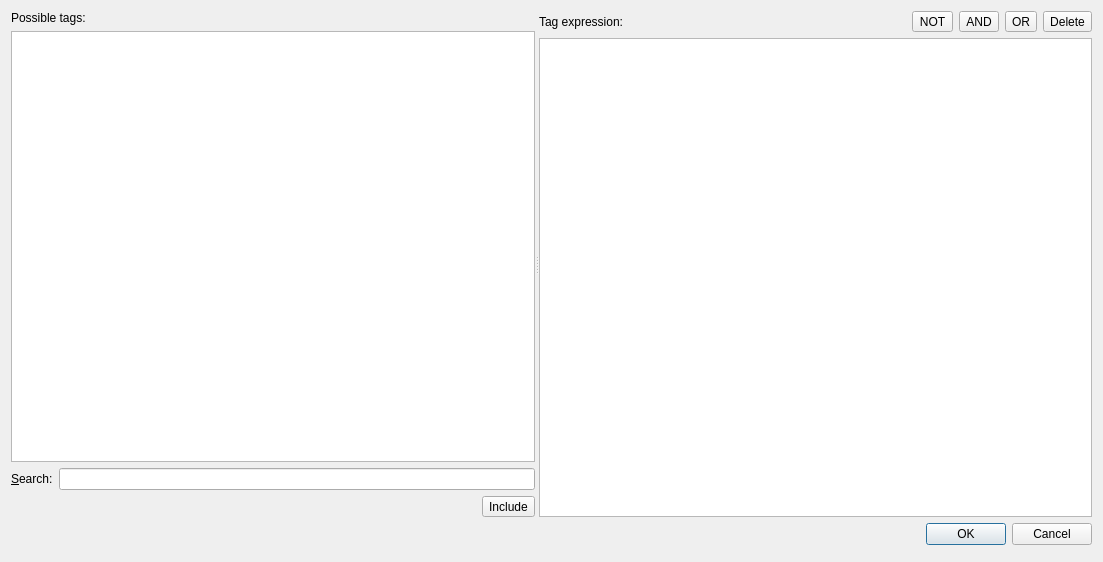
<?xml version="1.0" encoding="UTF-8"?>
<ui version="4.0">
 <class>TagDialog</class>
 <widget class="QDialog" name="TagDialog">
  <property name="geometry">
   <rect>
    <x>0</x>
    <y>0</y>
    <width>1103</width>
    <height>562</height>
   </rect>
  </property>
  <property name="windowTitle">
   <string>Tag filter</string>
  </property>
  <layout class="QVBoxLayout" name="verticalLayout_2">
   <item>
    <widget class="QSplitter" name="splitter">
     <property name="orientation">
      <enum>Qt::Horizontal</enum>
     </property>
     <widget class="QWidget" name="layoutWidget">
      <layout class="QVBoxLayout" name="verticalLayout">
       <item>
        <widget class="QLabel" name="label_4">
         <property name="text">
          <string>Possible tags:</string>
         </property>
        </widget>
       </item>
       <item>
        <widget class="QListWidget" name="possibleTagsWidget">
         <property name="dragEnabled">
          <bool>true</bool>
         </property>
         <property name="dragDropMode">
          <enum>QAbstractItemView::DragOnly</enum>
         </property>
         <property name="selectionMode">
          <enum>QAbstractItemView::ExtendedSelection</enum>
         </property>
        </widget>
       </item>
       <item>
        <layout class="QHBoxLayout" name="horizontalLayout_2">
         <item>
          <widget class="QLabel" name="label_3">
           <property name="text">
            <string>&amp;Search:</string>
           </property>
           <property name="buddy">
            <cstring>searchLineEdit</cstring>
           </property>
          </widget>
         </item>
         <item>
          <widget class="QLineEdit" name="searchLineEdit">
           <property name="clearButtonEnabled">
            <bool>true</bool>
           </property>
          </widget>
         </item>
        </layout>
       </item>
       <item>
        <layout class="QHBoxLayout" name="horizontalLayout">
         <item>
          <spacer name="horizontalSpacer">
           <property name="orientation">
            <enum>Qt::Horizontal</enum>
           </property>
           <property name="sizeHint" stdset="0">
            <size>
             <width>40</width>
             <height>20</height>
            </size>
           </property>
          </spacer>
         </item>
         <item>
          <widget class="QToolButton" name="includeButton">
           <property name="text">
            <string>Include</string>
           </property>
           <property name="icon">
            <iconset theme="list-add">
             <normaloff>.</normaloff>.</iconset>
           </property>
           <property name="toolButtonStyle">
            <enum>Qt::ToolButtonFollowStyle</enum>
           </property>
          </widget>
         </item>
        </layout>
       </item>
      </layout>
     </widget>
     <widget class="QWidget" name="layoutWidget">
      <layout class="QGridLayout" name="gridLayout">
       <item row="0" column="0">
        <widget class="QLabel" name="label">
         <property name="text">
          <string>Tag expression:</string>
         </property>
        </widget>
       </item>
       <item row="0" column="4">
        <widget class="QToolButton" name="removeButton">
         <property name="text">
          <string>Delete</string>
         </property>
         <property name="icon">
          <iconset theme="edit-delete">
           <normaloff>.</normaloff>.</iconset>
         </property>
         <property name="toolButtonStyle">
          <enum>Qt::ToolButtonFollowStyle</enum>
         </property>
        </widget>
       </item>
       <item row="0" column="2">
        <widget class="QToolButton" name="andButton">
         <property name="text">
          <string>AND</string>
         </property>
        </widget>
       </item>
       <item row="1" column="0" colspan="5">
        <widget class="QTreeView" name="expressionTree">
         <property name="acceptDrops">
          <bool>true</bool>
         </property>
         <property name="editTriggers">
          <set>QAbstractItemView::NoEditTriggers</set>
         </property>
         <property name="dragEnabled">
          <bool>true</bool>
         </property>
         <property name="dragDropMode">
          <enum>QAbstractItemView::DragDrop</enum>
         </property>
         <property name="defaultDropAction">
          <enum>Qt::MoveAction</enum>
         </property>
         <property name="selectionMode">
          <enum>QAbstractItemView::ExtendedSelection</enum>
         </property>
         <property name="rootIsDecorated">
          <bool>false</bool>
         </property>
        </widget>
       </item>
       <item row="0" column="3">
        <widget class="QToolButton" name="orButton">
         <property name="text">
          <string>OR</string>
         </property>
        </widget>
       </item>
       <item row="0" column="1">
        <widget class="QToolButton" name="negateButton">
         <property name="text">
          <string>NOT</string>
         </property>
        </widget>
       </item>
      </layout>
     </widget>
    </widget>
   </item>
   <item>
    <widget class="QDialogButtonBox" name="buttonBox">
     <property name="orientation">
      <enum>Qt::Horizontal</enum>
     </property>
     <property name="standardButtons">
      <set>QDialogButtonBox::Cancel|QDialogButtonBox::Ok</set>
     </property>
    </widget>
   </item>
   <item>
    <widget class="TimeStatusBar" name="statusBar" native="true">
     <property name="sizePolicy">
      <sizepolicy hsizetype="Preferred" vsizetype="Maximum">
       <horstretch>0</horstretch>
       <verstretch>0</verstretch>
      </sizepolicy>
     </property>
    </widget>
   </item>
  </layout>
 </widget>
 <customwidgets>
  <customwidget>
   <class>TimeStatusBar</class>
   <extends>QWidget</extends>
   <header>pyqt_utils.widgets.time_status_bar</header>
   <container>1</container>
  </customwidget>
 </customwidgets>
 <tabstops>
  <tabstop>possibleTagsWidget</tabstop>
  <tabstop>searchLineEdit</tabstop>
  <tabstop>expressionTree</tabstop>
  <tabstop>negateButton</tabstop>
  <tabstop>andButton</tabstop>
  <tabstop>orButton</tabstop>
  <tabstop>removeButton</tabstop>
 </tabstops>
 <resources/>
 <connections>
  <connection>
   <sender>buttonBox</sender>
   <signal>accepted()</signal>
   <receiver>TagDialog</receiver>
   <slot>accept()</slot>
   <hints>
    <hint type="sourcelabel">
     <x>260</x>
     <y>539</y>
    </hint>
    <hint type="destinationlabel">
     <x>157</x>
     <y>274</y>
    </hint>
   </hints>
  </connection>
  <connection>
   <sender>buttonBox</sender>
   <signal>rejected()</signal>
   <receiver>TagDialog</receiver>
   <slot>reject()</slot>
   <hints>
    <hint type="sourcelabel">
     <x>328</x>
     <y>539</y>
    </hint>
    <hint type="destinationlabel">
     <x>286</x>
     <y>274</y>
    </hint>
   </hints>
  </connection>
 </connections>
</ui>
